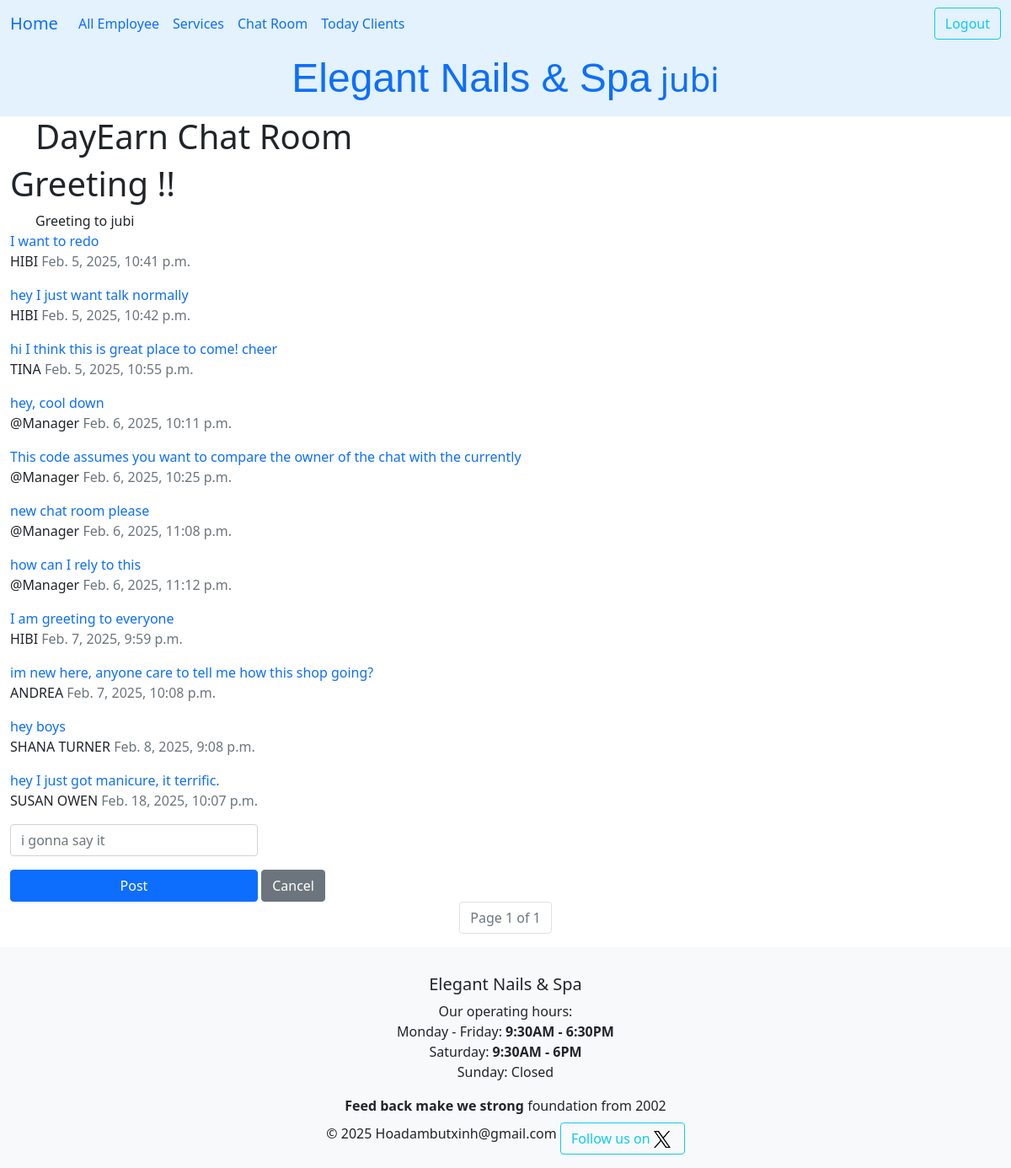
The app's page /ledger/user_chat_room/ (signed in), older data.
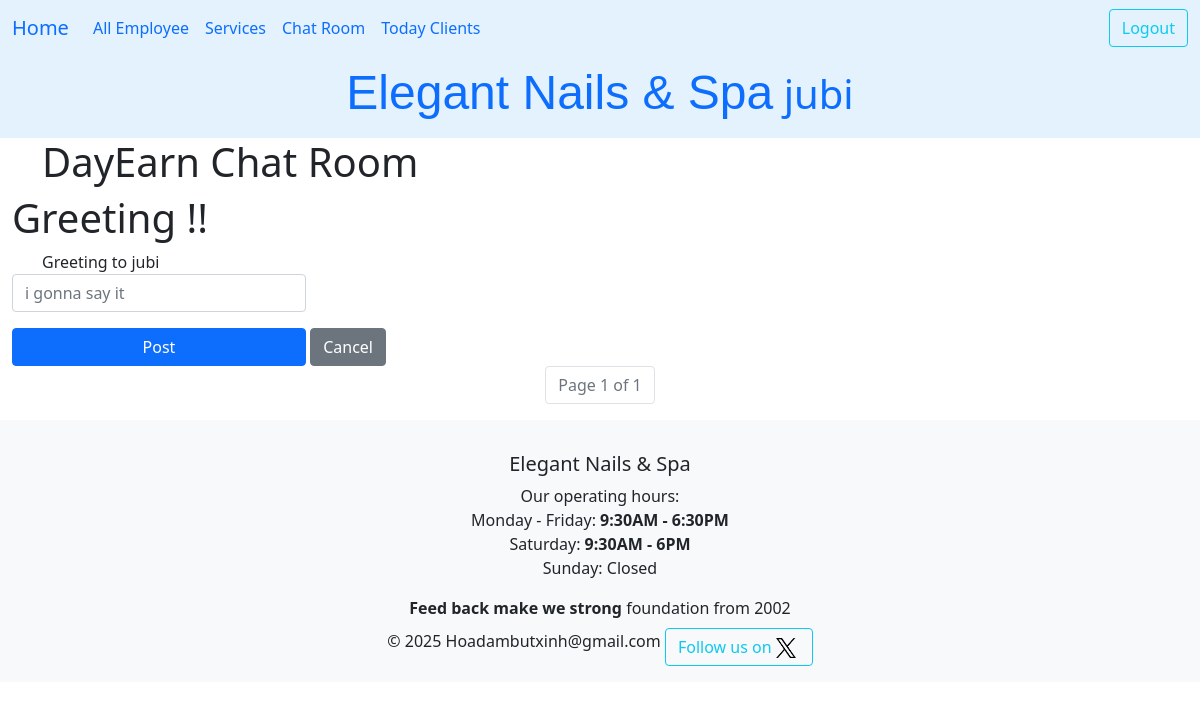
The same page, newer data.
### ledger/models.py (models this page shows, shortened)
class Chat(models.Model):
    text = models.TextField(validators=[MinLengthValidator(1, "What's your message.")])
    created_at = models.DateTimeField(auto_now_add=True)
    reply_to = models.ForeignKey('self', on_delete=models.CASCADE, null=True, blank=True, related_name='replies')
    owner = models.ForeignKey(settings.AUTH_USER_MODEL, on_delete=models.CASCADE, related_name="chats", null=True)
    client = models.ForeignKey(Khach, on_delete=models.DO_NOTHING, related_name="client_chats", null=True, blank=True)
    @property
    def client_name(self):
        return self.client.full_name if self.client else "@Manager"

class Khach(models.Model):
    class Status(models.TextChoices):
        online = "Confirmed"
        anyone = "Anyone"
        cancel = "Cancel"
    full_name = models.CharField(max_length=25)
    phone = PhoneNumberField()
    email = models.EmailField(max_length=40, null=True, blank=True, help_text="Enter your email for booking confirmations.")
    technician = models.ForeignKey(Technician, on_delete=models.SET_NULL, null=True, blank=True, related_name='khachs')
    points = models.PositiveIntegerField(default=0)
    first_comes = models.DateTimeField(editable=False,auto_now_add=True)
    desc = models.TextField(max_length=250,blank=True, null=True)
    services = models.ManyToManyField("Service", blank=True, related_name="khachs")
    status = models.CharField(choices=Status.choices, max_length=20, default=Status.online, help_text="Choose anyone as an alternate!")
    day_comes = models.DateField()
    time_at = models.TimeField()
    tag = models.CharField(max_length=20, null=True, blank=True)
    birthday = models.DateField(null=True, blank=True)
    history = HistoricalRecords()
    class Meta:
        unique_together = ('full_name','phone',)
        ordering = ['full_name','-day_comes']

### ledger/views.py (the view)
# urls.py: path('ledger/user_chat_room/', views.UserChatView.as_view(), name="user_chat_room"),
class UserChatView(LoginRequiredMixin, View):
    template = "ledger/user_chat_room.html"
    def get(self, request):
        allChat = Chat.objects.filter(reply_to__isnull=True).order_by('created_at').select_related("client")
        allChat = allChat[:75]
        paginator = Paginator(allChat, 25)
        page_number = request.GET.get('page', 1)
        page_obj = paginator.get_page(page_number)
        chat_form = ChatForm()
        context = {
            'page_obj' : page_obj, 'chat_form': chat_form,
        }
        return render(request, self.template, context)

### ledger/forms.py
class ChatForm(forms.ModelForm):
    text = forms.CharField(required=True,min_length=5, max_length=500, strip=True, label="",
                           widget=forms.TextInput(
                        attrs={'placeholder': 'i gonna say it'}))
    class Meta:
        model = Chat
        fields = ['text']

### ledger/templates/ledger/user_chat_room.html (shortened to what this page needs)
{% extends 'base.html' %}
{% load crispy_forms_tags %}
{% load crispy_forms_filters %}
{% block headding %}
<h1>DayEarn Chat Room</h1>
{% endblock headding %}
{% block content %}
    <h1 class="title">Greeting !!</h1>
    <div class="container is-fluid">
    Greeting to {{ user.username }}
    </div>
    {% for talk in page_obj %}
    <div>
        <a class="text-decoration-none link-offset-2 link-underline link-underline-opacity-0" href="{% url 'ledger:user_chat_detail' talk.id %}">
        {{ talk.text }}
        </a>
        <p>
            {% if talk.owner == user %}
            @Manager
            {% else %}
            {{ talk.client_name }}
            {% endif %}
            <span class="fw-light text-secondary">{{ talk.created_at }}</span>
        </p>
    </div>
    {% endfor %}
    <form action="{% url 'ledger:user_chat_create' %}" method="post">
        <div class="form-floating col-md-3 align-items-center">
        <div class="col-auto ">
            {{ chat_form | crispy }}
    </div>
</div>
        <button type="submit" class="btn btn-primary w-25">Post</button>
        <button type="submit" class="btn btn-secondary" onclick="window.location='{% url 'ledger:index' %}'; return false; ">Cancel</button>
    </form>
   <nav aria-label="Page navigation example">
    <ul class="pagination justify-content-center">
        <li class="page-item disabled"><span class="page-link">Page {{ page_obj.number }} of {{ page_obj.paginator.num_pages }}</span></li>
    </ul>
</nav>
{% endblock content %}
{% block footer %}
    <strong>Feed back make we strong</strong> foundation from 2002
{% endblock footer %}

Row changes from the older to the newer data that the page shows:
removed Chat: text "I want to redo", client_name "HIBI", created_at "Feb. 5, 2025, 10:41 p.m."
removed Chat: text "hey I just want talk normally", client_name "HIBI", created_at "Feb. 5, 2025, 10:42 p.m."
removed Chat: text "hi I think this is great place to come! cheer", client_name "TINA", created_at "Feb. 5, 2025, 10:55 p.m."
removed Chat: text "hey, cool down", shows "@Manager", created_at "Feb. 6, 2025, 10:11 p.m."
removed Chat: text "This code assumes you want to compare the owner of the chat with the currently", shows "@Manager", created_at "Feb. 6, 2025, 10:25 p.m."
removed Chat: text "new chat room please", shows "@Manager", created_at "Feb. 6, 2025, 11:08 p.m."
removed Chat: text "how can I rely to this", client_name "@Manager", created_at "Feb. 6, 2025, 11:12 p.m."
removed Chat: text "I am greeting to everyone", client_name "HIBI", created_at "Feb. 7, 2025, 9:59 p.m."
removed Chat: text "im new here, anyone care to tell me how this shop going?", client_name "ANDREA", created_at "Feb. 7, 2025, 10:08 p.m."
removed Chat: text "hey boys", client_name "SHANA TURNER", created_at "Feb. 8, 2025, 9:08 p.m."
removed Chat: text "hey I just got manicure, it terrific.", client_name "SUSAN OWEN", created_at "Feb. 18, 2025, 10:07 p.m."
